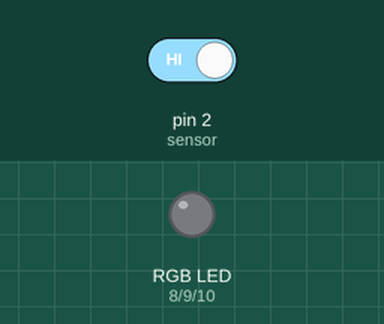
The sketch below on a simulated Arduino Uno, built with avr-gcc and run on an emulated ATmega328P. Parts: an RGB LED mixed from three pins (HIGH = lit). Inputs (shaded band) come from the test bench; at power-on: pin 2 (sensor) HIGH. Dim RGB values are drawn brighter than linear; random numbers use the default seed unless the sketch sets one.

Above: at 1.2 s.
1.3 s: pin 2 (sensor) driven LOW
At 1.45 s:
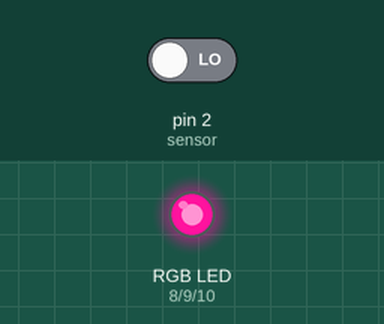
At 4.2 s:
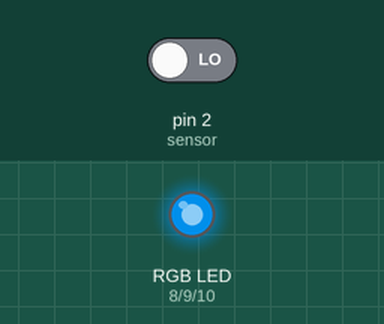
4.3 s: pin 2 (sensor) driven HIGH
5.8 s: pin 2 (sensor) driven LOW
At 5.95 s:
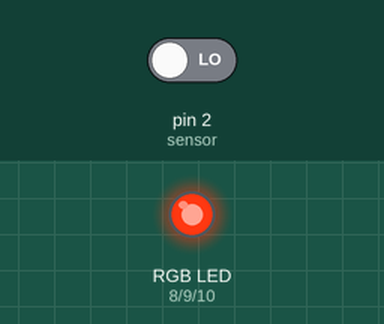
Timing chart, 0 to 31.3 s (numbered marks = the images above; inputs shaded):
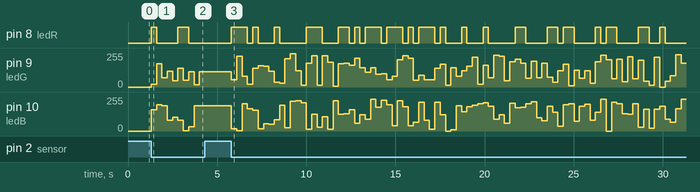

Measured:
- after the input at 1.3 s, pin 8 (ledR): LOW → HIGH at once, → LOW 0.30 s later, → HIGH 1.2 s later, → LOW 0.60 s later; pin 9 (ledG): 0/255 → 19/255 at once, → 175/255 0.30 s later, → 68/255 0.30 s later, → 120/255 0.30 s later, … (10 changes in this stretch)
- after the input at 4.3 s, every drawn part: stays the same
- after the input at 5.8 s, pin 8 (ledR): LOW → HIGH at once, → LOW 0.90 s later, → HIGH 0.30 s later, → LOW 0.30 s later, … (40 changes in this stretch); pin 9 (ledG): 116/255 → 56/255 at once, → 230/255 0.30 s later, → 79/255 0.30 s later, → 22/255 0.30 s later, … (85 changes in this stretch)

The sketch:

Practica1.ino
```cpp
int sensor=2;
int ledR=8;
int ledG=9;
int ledB=10;

int valorR;
int valorG;
int valorB;

void setup() {
  pinMode(ledR, OUTPUT);
  pinMode(ledG, OUTPUT);
  pinMode(ledB, OUTPUT);
  pinMode(sensor, INPUT);

}

void loop() {
  int lecturaSensor=digitalRead(sensor);
  if(lecturaSensor==LOW){
     valorR=random(255);
     valorG=random(255);
     valorB=random(255);

     analogWrite(ledR, valorR);
     analogWrite(ledG, valorG);
     analogWrite(ledB, valorB);

     delay(300);

  }

}
```
